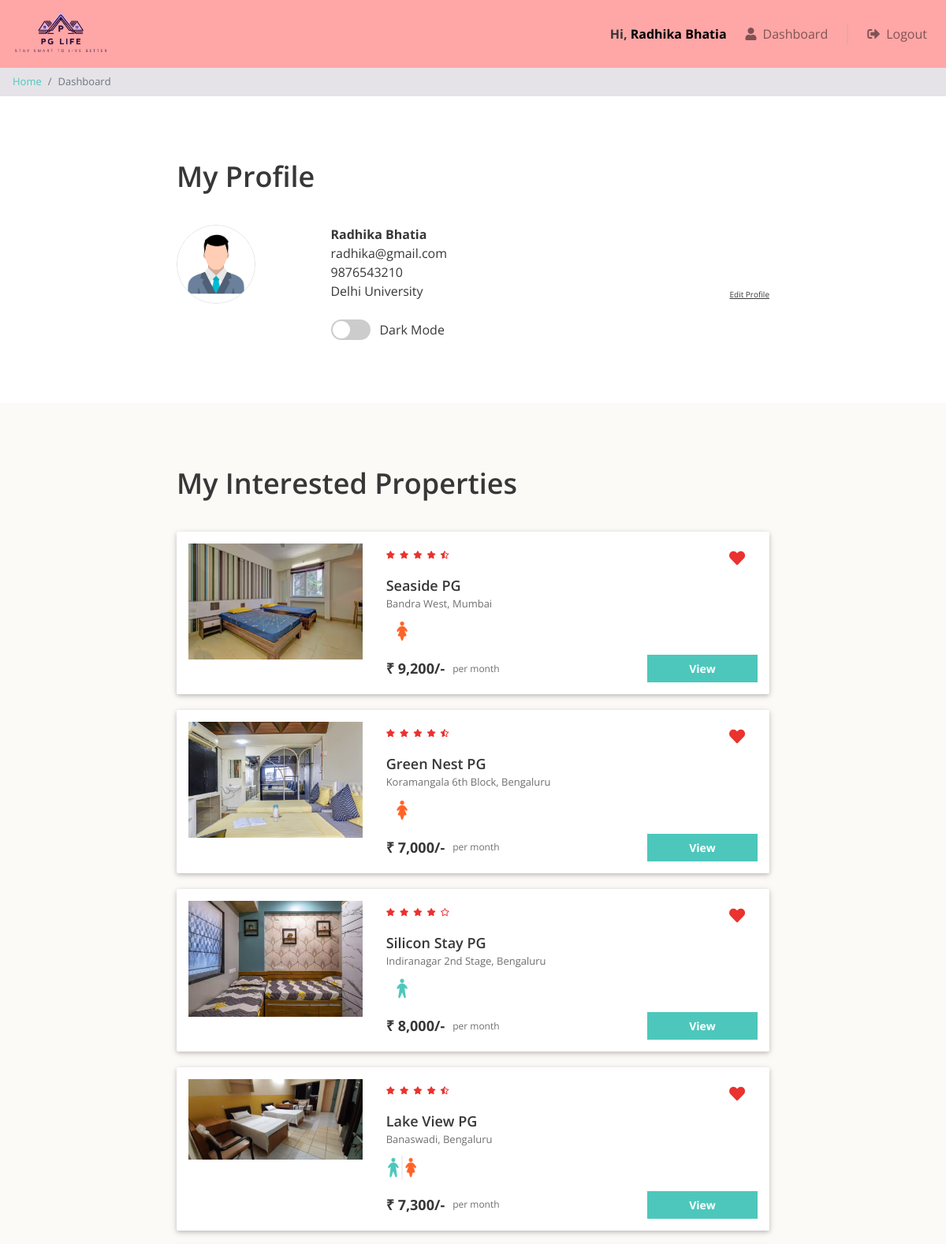
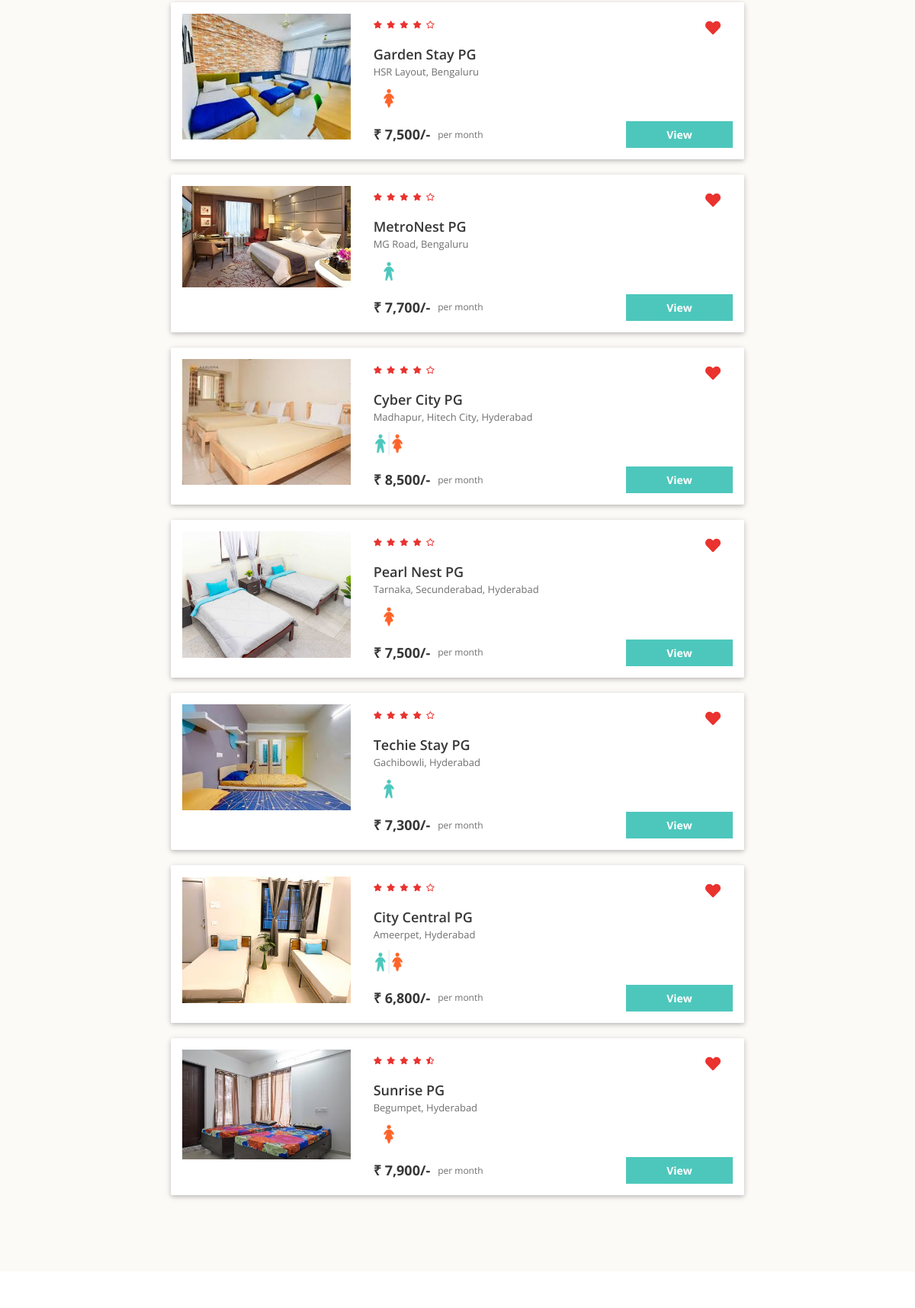
Page /dashboard.php (signed in, upper part) on the committed database (2 pictures, top to bottom).
### tables this page shows
CREATE TABLE users (
  id INT NOT NULL AUTO_INCREMENT,
  email VARCHAR(100) NOT NULL,
  password VARCHAR(100) NOT NULL,
  full_name VARCHAR(100) NOT NULL,
  phone VARCHAR(20) NOT NULL,
  gender ENUM('male', 'female') NOT NULL,
  college_name VARCHAR(100) NOT NULL,
  PRIMARY KEY(id)
);

CREATE TABLE interested_users_properties (
  id INT NOT NULL AUTO_INCREMENT,
  user_id INT NOT NULL,
  property_id INT NOT NULL,
  PRIMARY KEY(id),
  FOREIGN KEY(user_id) REFERENCES users(id),
  FOREIGN KEY(property_id) REFERENCES properties(id)
);

CREATE TABLE properties (
  id INT NOT NULL AUTO_INCREMENT,
  city_id INT NOT NULL,
  name VARCHAR(100) NOT NULL,
  address VARCHAR(255) NOT NULL,
  description LONGTEXT NOT NULL,
  gender ENUM('male', 'female', 'unisex') NOT NULL,
  rent INT NOT NULL,
  rating_clean FLOAT(2,1) NOT NULL,
  rating_food FLOAT(2,1) NOT NULL,
  rating_safety FLOAT(2,1) NOT NULL,
  PRIMARY KEY(id),
  FOREIGN KEY(city_id) REFERENCES cities(id)
);

### dashboard.php (the view, shortened to what this page needs)
<?php
require "includes/database_connect.php";
$user_id = $_SESSION['user_id'];
$sql_1 = "SELECT * FROM users WHERE id = $user_id";
$result_1 = mysqli_query($conn, $sql_1);
$user = mysqli_fetch_assoc($result_1);
$sql_2 = "SELECT *
            FROM interested_users_properties iup
            INNER JOIN properties p ON iup.property_id = p.id
            WHERE iup.user_id = $user_id";
$result_2 = mysqli_query($conn, $sql_2);
$interested_properties = mysqli_fetch_all($result_2, MYSQLI_ASSOC);
?>
<!DOCTYPE html>
<html lang="en">
<head>
    <?php include "includes/head_links.php"; ?>
    <link href="css/dashboard.css" rel="stylesheet" />
    <link href="css/common.css" rel="stylesheet" />
</head>
<body>
    <?php include "includes/header.php"; ?>
    <nav aria-label="breadcrumb">
        <ol class="breadcrumb py-2">
            <li class="breadcrumb-item"><a href="index.php">Home</a></li>
            <li class="breadcrumb-item active" aria-current="page">Dashboard</li>
        </ol>
    </nav>
    <div class="my-profile page-container">
        <h1>My Profile</h1>
        <div class="row">
            <div class="col-md-3 profile-img-container">
                <img src="<?= $user['profile_img'] ?? 'uploads/default.jpg' ?>" class="profile-img" id="profile-picture" alt="Profile Picture">
            </div>
            <div class="col-md-9">
                <div class="row no-gutters justify-content-between align-items-end">
                    <div class="profile">
                        <div class="name"><?= $user['full_name'] ?></div>
                        <div class="email"><?= $user['email'] ?></div>
                        <div class="phone"><?= $user['phone'] ?></div>
                        <div class="college"><?= $user['college_name'] ?></div>
                    </div>
                    <div class="edit">
                        <div class="edit-profile" onclick="document.getElementById('edit-form').style.display='block'">Edit Profile</div>
                    </div>
                </div>
               <div class= 'theme'><div class="theme-toggle-switch" id="theme-toggle-switch">
                        <div class="toggle-slider"></div>
                    </div>
                    <span id="theme-label">Dark Mode</span></div>
            </div>
        </div>
    </div>
    <?php if (count($interested_properties) > 0) { ?>
        <div class="my-interested-properties">
            <div class="page-container">
                <h1>My Interested Properties</h1>
                <?php foreach ($interested_properties as $property) {
                    $property_images = glob("img/properties/" . $property['id'] . "/*"); ?>
                    <div class="property-card property-id-<?= $property['id'] ?> row">
                        <div class="image-container col-md-4">
                            <img src="<?= $property_images[0] ?>" />
                        </div>
                        <div class="content-container col-md-8">
                            <div class="row no-gutters justify-content-between">
                                <?php
                                $total_rating = round(($property['rating_clean'] + $property['rating_food'] + $property['rating_safety']) / 3, 1);
                                ?>
                                <div class="star-container" title="<?= $total_rating ?>">
                                    <?php for ($i = 0; $i < 5; $i++) {
                                        if ($total_rating >= $i + 0.8) echo '<i class="fas fa-star"></i>';
                                        elseif ($total_rating >= $i + 0.3) echo '<i class="fas fa-star-half-alt"></i>';
                                        else echo '<i class="far fa-star"></i>';
                                    } ?>
                                </div>
                                <div class="interested-container">
                                    <i class="is-interested-image fas fa-heart" property_id="<?= $property['id'] ?>"></i>
                                </div>
                            </div>
                            <div class="detail-container">
                                <div class="property-name"><?= $property['name'] ?></div>
                                <div class="property-address"><?= $property['address'] ?></div>
                                <div class="property-gender">
                                    <img src="img/<?= $property['gender'] == 'male' ? 'male.png' : ($property['gender'] == 'female' ? 'female.png' : 'unisex.png') ?>">
                                </div>
                            </div>
                            <div class="row no-gutters">
                                <div class="rent-container col-6">
                                    <div class="rent">₹ <?= number_format($property['rent']) ?>/-</div>
                                    <div class="rent-unit">per month</div>
                                </div>
                                <div class="button-container col-6">
                                    <a href="property_detail.php?property_id=<?= $property['id'] ?>" class="btn btn-primary">View</a>
                                </div>
                            </div>
                        </div>
                    </div>
                <?php } ?>
            </div>
        </div>
    <?php } ?>
</body>
</html>

### css/common.css (style rules this page uses)
* { box-sizing: border-box; font-family: 'Open Sans', sans-serif; }
body.light-theme { color: #373737; font-size: 16px; position: relative; }
h1, h2, h3, h4, h5, h6 { font-weight: 600; }
h1 { font-size: 36px; margin-bottom: 40px; }
body.light-theme .btn-primary, body.light-theme .btn-warning, body.light-theme .btn-danger { color: white; font-weight: bold; }
body.light-theme .breadcrumb { background-color: #e5e3e8; font-size: 13px; border-radius: 0px; margin-bottom: 0px; }
.page-container { max-width: 800px; padding: 80px 24px; margin: auto; }

### css/dashboard.css (style rules this page uses)
.profile-img { font-size: 75px; text-align: center; border-radius: 50%; height: 100px; width: 100px; line-height: 100px; }
.profile .name { font-weight: bold; }
.edit-profile { font-size: 10px; text-decoration: underline; cursor: pointer; }
.image-container { text-align: center; }
.image-container img { width: 100%; max-width: 300px; }
.star-container i { font-size: 10px; margin-right: 6px; color: #EA322E; }
.interested-container { text-align: center; padding: 8px 16px; }
.interested-container i { font-size: 20px; color: #EA322E; cursor: pointer; }
.detail-container { padding-bottom: 10px; }
.property-name { font-size: 18px; font-weight: 600; }
.property-address { color: #6f6f6f; font-size: 13px; padding-bottom: 5px; }
.property-gender img { width: 40px; }
.rent-container { display: flex; align-items: center; }
.rent { font-size: 18px; font-weight: bold; padding-right: 10px; }
.rent-unit { font-size: 12px; color: #6f6f6f; }
.button-container .btn { font-size: 14px; border-radius: 0px; width: 140px; float: right; }
body.light-theme { background-color: #fff; color: #000; }
body.light-theme .profile-img { background-color: #fff; border: 1px solid #e4e4e4; color: #7d7d7d; }
body.light-theme .my-interested-properties { background-color: #fcfaf7; }
body.light-theme .property-card { background-color: #ffffff; border-radius: 2px; padding: 15px 0px; margin: 20px auto; box-shadow: 0 2px 5px 0 rgba(0, 0, 0, 0.16), 0 2px 10px 0 rgba(0, 0, 0, 0.12); }
body.light-theme .property-address, body.light-theme .rent-unit { color: #6f6f6f; }
body.light-theme .star-container i, body.light-theme .interested-container i { color: #EA322E; }

### dashboard.php (style rules this page uses)
.theme { display: flex; align-items: center; margin-top: 24px; gap: 12px; }
.theme-toggle-switch { width: 50px; height: 26px; border-radius: 20px; background-color: #ccc; position: relative; cursor: pointer; transition: background-color 0.3s ease; outline: none !important; box-shadow: none !important; border: none !important; -moz-outline: none !important; -webkit-focus-ring-color: none !important; }
.toggle-slider { position: absolute; height: 22px; width: 22px; border-radius: 50%; background-color: #fff; top: 2px; left: 2px; transition: transform 0.3s ease; outline: none !important; box-shadow: none !important; border: none !important; }

### rows in the picture
users: profile_img (placeholder picture), full_name "Radhika Bhatia", email "radhika@gmail.com", phone "9876543210", college_name "Delhi University"
interested_users_properties: shows a picture, property.name "Seaside PG", property.address "Bandra West, Mumbai", property.rent "9,200"
interested_users_properties: shows a picture, property.name "Green Nest PG", property.address "Koramangala 6th Block, Bengaluru", property.rent "7,000"
interested_users_properties: shows a picture, property.name "Silicon Stay PG", property.address "Indiranagar 2nd Stage, Bengaluru", property.rent "8,000"
interested_users_properties: shows a picture, property.name "Lake View PG", property.address "Banaswadi, Bengaluru", property.rent "7,300"
interested_users_properties: shows a picture, property.name "Garden Stay PG", property.address "HSR Layout, Bengaluru", property.rent "7,500"
interested_users_properties: shows a picture, property.name "MetroNest PG", property.address "MG Road, Bengaluru", property.rent "7,700"
interested_users_properties: shows a picture, property.name "Cyber City PG", property.address "Madhapur, Hitech City, Hyderabad", property.rent "8,500"
interested_users_properties: shows a picture, property.name "Pearl Nest PG", property.address "Tarnaka, Secunderabad, Hyderabad", property.rent "7,500"
interested_users_properties: shows a picture, property.name "Techie Stay PG", property.address "Gachibowli, Hyderabad", property.rent "7,300"
interested_users_properties: shows a picture, property.name "City Central PG", property.address "Ameerpet, Hyderabad", property.rent "6,800"
interested_users_properties: shows a picture, property.name "Sunrise PG", property.address "Begumpet, Hyderabad", property.rent "7,900"

### other values in the picture
$_SESSION["full_name"] "Radhika Bhatia"
